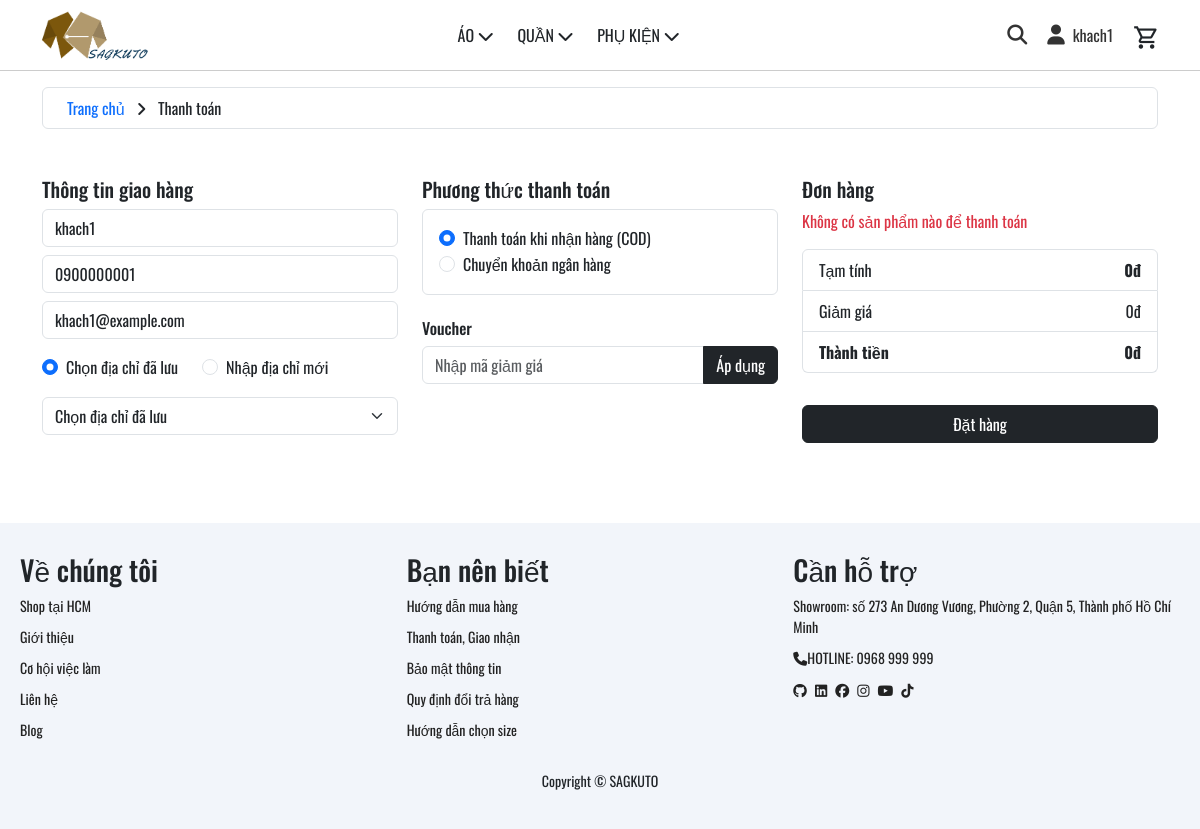
/index.php?page=pay (signed in), run on the app's committed database.
### tables this page shows
CREATE TABLE `users` (
  `user_id` int(11) NOT NULL,
  `name` varchar(100) NOT NULL,
  `password` varchar(255) NOT NULL,
  `email` varchar(100) DEFAULT NULL,
  `phone` varchar(20) DEFAULT NULL,
  `role_id` int(11) DEFAULT NULL,
  `status` tinyint(4) DEFAULT 1,
  `otp` varchar(6) DEFAULT NULL,
  `otp_expired_at` datetime DEFAULT NULL
);

CREATE TABLE `payment_method` (
  `payment_method_id` int(11) NOT NULL,
  `name` varchar(100) NOT NULL,
  `is_deleted` tinyint(1) NOT NULL DEFAULT 0
);

### database/DBConnection.php (called while the page is built, shortened)
<?php
class DBConnect
{
    private static $instance = null;
    private $pdo;
    private $host = 'localhost';
    private $dbname = 'db_web_quanao';
    private $username = 'root';
    private $password = '';
    private function __construct()
    {
        try {
            $this->pdo = new PDO(
                "mysql:host={$this->host};dbname={$this->dbname};charset=utf8",
                $this->username,
                $this->password
            );
            $this->pdo->setAttribute(PDO::ATTR_ERRMODE, PDO::ERRMODE_EXCEPTION);
            $this->pdo->setAttribute(PDO::ATTR_DEFAULT_FETCH_MODE, PDO::FETCH_ASSOC);
        } catch (PDOException $e) {
            die("Kết nối thất bại: " . $e->getMessage());
        }
    }
    public static function getInstance()
    {
        if (self::$instance === null) {
            self::$instance = new DBConnect();
        }
        return self::$instance;
    }
    public function select($sql, $params = [])
    {
        $stmt = $this->pdo->prepare($sql);
        $stmt->execute($params);
        return $stmt->fetchAll();
    }
    public function selectOne($sql, $params = [])
    {
        $stmt = $this->pdo->prepare($sql);
        $stmt->execute($params);
        return $stmt->fetch();
    }
}

### layout/pay.php (the view, shortened to what this page needs)
<?php
require_once './database/DBConnection.php';
$db = DBConnect::getInstance();
$user_id = $_SESSION['user_id'] ?? null;
$user = ['name' => '', 'phone' => '', 'email' => ''];
if ($user_id) {
  $user = $db->selectOne("SELECT name, phone, email FROM users WHERE user_id = ?", [$user_id]);
}
$payment_methods = $db->select("SELECT * FROM payment_method", []);
?>
<!DOCTYPE html>
<html lang="vi">
<head>
  <link rel="stylesheet" href="./assets/css/pay.css">
  <link href="https://cdn.jsdelivr.net/npm/bootstrap@5.3.3/dist/css/bootstrap.min.css" rel="stylesheet">
  <link rel="stylesheet" href="./assets/fonts/font.css">
  <link rel="stylesheet" href="./assets/css/footer.css">
  <link href="https://cdnjs.cloudflare.com/ajax/libs/font-awesome/6.7.2/css/all.min.css" rel="stylesheet">
</head>
<body>
  <div class="container-md mt-3">
    <div class="border rounded py-2 px-4 d-flex align-items-center">
      <div class="me-auto">
        <p class="mb-0">
          <a href="index.php" class="text-decoration-none link-primary">Trang chủ</a>
          <span class="mx-2"><i class="fa-solid fa-angle-right"></i></span>
          <span class="text-dark">Thanh toán</span>
        </p>
      </div>
    </div>
  </div>
  <div class="container my-5">
    <div class="row">
      <div class="col-lg-4 mb-4">
        <h5>Thông tin giao hàng</h5>
        <form id="shipping-form" novalidate>
          <div class="mb-2">
            <input type="text" class="form-control" id="name" name="name" placeholder="Họ và tên" required
              value="<?= htmlspecialchars($user['name'] ?? '') ?>">
          </div>
          <div class="mb-2">
            <input type="tel" class="form-control" id="sdt" name="phone" placeholder="Số điện thoại" required
              value="<?= htmlspecialchars($user['phone'] ?? '') ?>">
          </div>
          <div class="mb-3">
            <input type="email" class="form-control" id="email" name="email" placeholder="Email" required
              value="<?= htmlspecialchars($user['email'] ?? '') ?>">
          </div>
          <div class="mb-3 d-flex">
            <div class="form-check me-4">
              <input class="form-check-input" type="radio" name="address_option" id="addr_saved" value="saved" checked>
              <label class="form-check-label" for="addr_saved">Chọn địa chỉ đã lưu</label>
            </div>
            <div class="form-check">
              <input class="form-check-input" type="radio" name="address_option" id="addr_new" value="new">
              <label class="form-check-label" for="addr_new">Nhập địa chỉ mới</label>
            </div>
          </div>
          <div id="saved-container" class="mb-3">
            <select id="saved-address" class="form-select">
              <option value="" selected disabled>Chọn địa chỉ đã lưu</option>
            </select>
          </div>
        </form>
      </div>
      <div class="col-lg-4 mb-4">
        <h5>Phương thức thanh toán</h5>
        <div class="border p-3 rounded">
          <?php foreach ($payment_methods as $method): ?>
            <div class="form-check">
              <input class="form-check-input" type="radio" name="payment_method" id="pm<?= $method['payment_method_id'] ?>" value="<?= $method['payment_method_id'] ?>" <?= $method['payment_method_id'] == 1 ? 'checked' : '' ?> required>
              <label class="form-check-label" for="pm<?= $method['payment_method_id'] ?>">
                <?= htmlspecialchars($method['name']) ?>
              </label>
            </div>
          <?php endforeach; ?>
        </div>
        <h6 class="mt-4 d-flex justify-content-between">Voucher</h6>
        <div class="input-group">
          <input type="text" class="form-control" placeholder="Nhập mã giảm giá" id="voucher-code">
          <button class="btn btn-dark" id="apply-voucher-btn">Áp dụng</button>
        </div>
      </div>
      <div class="col-lg-4 order-summary">
        <h5>Đơn hàng</h5>
        <div id="order-items"></div>
        <ul class="list-group mt-3">
          <li class="list-group-item d-flex justify-content-between">
            <span>Tạm tính</span>
            <strong id="subtotal">0đ</strong>
          </li>
          <li class="list-group-item d-flex justify-content-between">
            <span>Giảm giá</span>
            <span id="discountAmount">0đ</span>
          </li>
          <li class="list-group-item d-flex justify-content-between">
            <strong>Thành tiền</strong>
            <strong id="total">0đ</strong>
          </li>
        </ul>
        <button id="btnPay" class="btn btn-dark w-100 mt-3" onclick="submitOrder()">
          Đặt hàng
        </button>
      </div>
    </div>
  </div>
</body>
</html>

### layout/header.php (shortened to what this page needs)
<?php
require_once __DIR__ . '/../database/DBConnection.php';
$db = DBConnect::getInstance();
$categories = $db->select('SELECT * FROM categories', []);
$menu = [
	['label' => 'ÁO',        'subs' => []],
	['label' => 'QUẦN',      'subs' => []],
	['label' => 'PHỤ KIỆN',  'subs' => []],
];
foreach ($categories as $cat) {
	$nameLower = mb_strtolower($cat['name'], 'UTF-8');
	$item = [
		'id'    => $cat['category_id'],
		'label' => $cat['name'],
	];
	if (strpos($nameLower, 'áo') !== false) {
		$menu[0]['subs'][] = $item;
	} elseif (strpos($nameLower, 'quần') !== false) {
		$menu[1]['subs'][] = $item;
	} elseif (strpos($nameLower, 'phụ kiện') !== false) {
		$menu[2]['subs'][] = $item;
	}
}
$user = null;
if (!empty($_SESSION['user_id'])) {
    $user = $db->selectOne(
        'SELECT user_id, name, role_id FROM users WHERE user_id = ?',
        [$_SESSION['user_id']]
    );
}
?>
<link rel="stylesheet" href="../assets/css/basic_search.css">
<header class="header">
	<div class="logo_header">
		<a href="/index.php">
			<img src="/assets/img/logo_favicon/logo.png" alt="SAGKUTO Logo">
		</a>
	</div>
	<nav class="menu_header">
		<ul class="mb-0">
			<?php foreach ($menu as $item): ?>
				<li>
					<span class="menu-title">
						<?= htmlspecialchars($item['label'], ENT_QUOTES) ?>
						<?php if (!empty($item['subs'])): ?>
							<i class="fa-solid fa-chevron-down"></i>
						<?php endif; ?>
					</span>
				</li>
			<?php endforeach; ?>
		</ul>
	</nav>
	<div class="icon-group">
		<a href="#" class="icon" id="openSearch">
			<i class="fa-solid fa-magnifying-glass"></i>
		</a>
		<?php if ($user): ?>
			<a href="/index.php?page=taikhoan" class="icon account-link">
				<i class="fa-solid fa-user"></i>
				<span><?= htmlspecialchars($user['name'], ENT_QUOTES) ?></span>
			</a>
		<?php endif; ?>
		<div class="position-relative" style="margin-top: 10px;">
			<a href="javascript:void(0);" id="toggle-cart" title="Giỏ hàng" class="text-dark">
				<span class="material-symbols-outlined" style="font-size: 27px;">
				</span>
			</a>
		</div>
	</div>
</header>

### assets/css/header.css (style rules this page uses)
.header { display: flex; justify-content: space-between; align-items: center; padding: 10px 40px; border-bottom: 1px solid #ccc; top: 0; position: sticky; z-index: 9999; background-color: #FFFFFF; position: relative; }
.logo_header img { height: 50px; display: block; }
.menu_header { position: static; display: block; }
.menu_header ul { list-style: none; padding: 0; margin: 0; }
.menu_header ul li { position: relative; display: inline-block; margin-right: 20px; }
.icon-group { display: flex; align-items: center; gap: 20px; font-size: 18px; color: black; position: relative; }
.icon { color: #333; font-size: 20px; text-decoration: none; display: flex; align-items: center; gap: 8px; transition: color 0.2s; }
.icon i { line-height: 1; vertical-align: middle; }
.icon.account-link span { font-size: 16px; line-height: 1; }
.icon.account-link i { font-size: 20px; }

### assets/css/basic_search.css (style rules this page uses)
body *:not(input):not(textarea):not(select) { caret-color: transparent !important; user-select: none !important; }

### data on the page
users: name "khach1", phone "0900000001", email "khach1@example.com"
payment_method: payment_method_id "☑ Thanh toán khi nhận hàng (COD)", name "Thanh toán khi nhận hàng (COD)"
payment_method: payment_method_id "☐ Chuyển khoản ngân hàng", name "Chuyển khoản ngân hàng"

### other printed values
$item['label'] "ÁO"
$item['label'] "QUẦN"
$item['label'] "PHỤ KIỆN"
